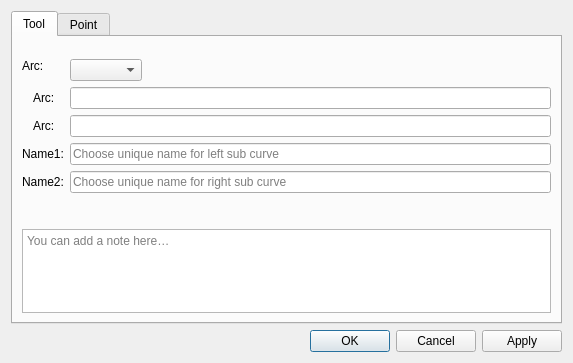
<?xml version="1.0" encoding="UTF-8"?>
<ui version="4.0">
 <class>DialogCutArc</class>
 <widget class="QDialog" name="DialogCutArc">
  <property name="geometry">
   <rect>
    <x>0</x>
    <y>0</y>
    <width>573</width>
    <height>363</height>
   </rect>
  </property>
  <property name="windowTitle">
   <string>Segment an arc</string>
  </property>
  <property name="windowIcon">
   <iconset resource="../../../vmisc/share/resources/icon.qrc">
    <normaloff>:/icon/64x64/icon64x64.png</normaloff>:/icon/64x64/icon64x64.png</iconset>
  </property>
  <layout class="QVBoxLayout" name="verticalLayout_2">
   <item>
    <widget class="QTabWidget" name="tabWidget">
     <property name="currentIndex">
      <number>0</number>
     </property>
     <widget class="QWidget" name="tab">
      <attribute name="title">
       <string>Tool</string>
      </attribute>
      <layout class="QVBoxLayout" name="verticalLayout">
       <item>
        <widget class="QWidget" name="formulaPlaceholder" native="true"/>
       </item>
       <item>
        <layout class="QHBoxLayout" name="formulaSeparatorLayout">
         <property name="leftMargin">
          <number>33</number>
         </property>
         <property name="rightMargin">
          <number>33</number>
         </property>
         <item>
          <widget class="QFrame" name="formulaSeparator">
           <property name="minimumSize">
            <size>
             <width>0</width>
             <height>1</height>
            </size>
           </property>
           <property name="maximumSize">
            <size>
             <width>16777215</width>
             <height>1</height>
            </size>
           </property>
          </widget>
         </item>
        </layout>
       </item>
       <item>
        <layout class="QFormLayout" name="formLayout">
         <property name="fieldGrowthPolicy">
          <enum>QFormLayout::FieldGrowthPolicy::ExpandingFieldsGrow</enum>
         </property>
         <item row="0" column="0">
          <widget class="QLabel" name="label_3">
           <property name="sizePolicy">
            <sizepolicy hsizetype="Fixed" vsizetype="Fixed">
             <horstretch>0</horstretch>
             <verstretch>0</verstretch>
            </sizepolicy>
           </property>
           <property name="text">
            <string>Arc:</string>
           </property>
          </widget>
         </item>
         <item row="0" column="1">
          <widget class="QComboBox" name="comboBoxArc"/>
         </item>
         <item row="1" column="0">
          <widget class="QWidget" name="widgetAlias1Label" native="true">
           <layout class="QHBoxLayout" name="horizontalLayoutAlias1">
            <property name="spacing"><number>4</number></property>
            <property name="leftMargin"><number>0</number></property>
            <property name="topMargin"><number>0</number></property>
            <property name="rightMargin"><number>0</number></property>
            <property name="bottomMargin"><number>0</number></property>
            <item>
             <widget class="QLabel" name="labelAlias1Dot">
              <property name="text"><string/></property>
             </widget>
            </item>
            <item>
             <widget class="QLabel" name="labelAlias1">
              <property name="text">
               <string>Arc:</string>
              </property>
             </widget>
            </item>
           </layout>
          </widget>
         </item>
         <item row="1" column="1">
          <widget class="QLineEdit" name="lineEditAlias1">
          </widget>
         </item>
         <item row="2" column="0">
          <widget class="QWidget" name="widgetAlias2Label" native="true">
           <layout class="QHBoxLayout" name="horizontalLayoutAlias2">
            <property name="spacing"><number>4</number></property>
            <property name="leftMargin"><number>0</number></property>
            <property name="topMargin"><number>0</number></property>
            <property name="rightMargin"><number>0</number></property>
            <property name="bottomMargin"><number>0</number></property>
            <item>
             <widget class="QLabel" name="labelAlias2Dot">
              <property name="text"><string/></property>
             </widget>
            </item>
            <item>
             <widget class="QLabel" name="labelAlias2">
              <property name="text">
               <string>Arc:</string>
              </property>
             </widget>
            </item>
           </layout>
          </widget>
         </item>
         <item row="2" column="1">
          <widget class="QLineEdit" name="lineEditAlias2">
          </widget>
         </item>
         <item row="3" column="0">
          <widget class="QLabel" name="labelName1">
           <property name="visible">
            <bool>false</bool>
           </property>
           <property name="text">
            <string>Name1:</string>
           </property>
          </widget>
         </item>
         <item row="4" column="0">
          <widget class="QLabel" name="labelName2">
           <property name="visible">
            <bool>false</bool>
           </property>
           <property name="text">
            <string>Name2:</string>
           </property>
          </widget>
         </item>
         <item row="3" column="1">
          <widget class="QLineEdit" name="lineEditName1">
           <property name="visible">
            <bool>false</bool>
           </property>
           <property name="placeholderText">
            <string>Choose unique name for left sub curve</string>
           </property>
          </widget>
         </item>
         <item row="4" column="1">
          <widget class="QLineEdit" name="lineEditName2">
           <property name="visible">
            <bool>false</bool>
           </property>
           <property name="placeholderText">
            <string>Choose unique name for right sub curve</string>
           </property>
          </widget>
         </item>
        </layout>
       </item>
       <item>
        <spacer name="verticalSpacer">
         <property name="orientation">
          <enum>Qt::Orientation::Vertical</enum>
         </property>
         <property name="sizeHint" stdset="0">
          <size>
           <width>20</width>
           <height>40</height>
          </size>
         </property>
        </spacer>
       </item>
       <item>
        <layout class="QHBoxLayout" name="notesSeparatorLayout">
         <property name="leftMargin"><number>33</number></property>
         <property name="rightMargin"><number>33</number></property>
         <item>
          <widget class="QFrame" name="notesSeparator">
           <property name="minimumSize"><size><width>0</width><height>1</height></size></property>
           <property name="maximumSize"><size><width>16777215</width><height>1</height></size></property>
          </widget>
         </item>
        </layout>
       </item>
       <item>
        <widget class="QPlainTextEdit" name="plainTextEditToolNotes">
         <property name="placeholderText"><string>You can add a note here…</string></property>
         <property name="maximumSize"><size><width>16777215</width><height>100</height></size></property>
        </widget>
       </item>
      </layout>
     </widget>
     <widget class="QWidget" name="tab_2">
      <attribute name="title">
       <string>Point</string>
      </attribute>
      <layout class="QFormLayout" name="formLayoutPoint">
       <property name="fieldGrowthPolicy">
        <enum>QFormLayout::ExpandingFieldsGrow</enum>
       </property>
       <item row="0" column="0">
        <widget class="QLabel" name="labelEditNamePoint">
         <property name="sizePolicy">
          <sizepolicy hsizetype="Fixed" vsizetype="Fixed">
           <horstretch>0</horstretch>
           <verstretch>0</verstretch>
          </sizepolicy>
         </property>
         <property name="text">
          <string>Point name:</string>
         </property>
        </widget>
       </item>
       <item row="0" column="1">
        <widget class="QLineEdit" name="lineEditNamePoint">
         <property name="toolTip">
          <string>Unique label</string>
         </property>
         <property name="placeholderText">
          <string>Choose unique label.</string>
         </property>
        </widget>
       </item>
      </layout>
     </widget>
    </widget>
   </item>
   <item>
    <widget class="QDialogButtonBox" name="buttonBox">
     <property name="orientation">
      <enum>Qt::Orientation::Horizontal</enum>
     </property>
     <property name="standardButtons">
      <set>QDialogButtonBox::StandardButton::Apply|QDialogButtonBox::StandardButton::Cancel|QDialogButtonBox::StandardButton::Ok</set>
     </property>
    </widget>
   </item>
  </layout>
 </widget>
 <customwidgets>
 </customwidgets>
 <tabstops>
  <tabstop>comboBoxArc</tabstop>
  <tabstop>lineEditNamePoint</tabstop>
  <tabstop>buttonBox</tabstop>
 </tabstops>
 <resources>
  <include location="../../../vmisc/share/resources/icon.qrc"/>
 </resources>
 <connections>
  <connection>
   <sender>buttonBox</sender>
   <signal>accepted()</signal>
   <receiver>DialogCutArc</receiver>
   <slot>accept()</slot>
   <hints>
    <hint type="sourcelabel">
     <x>248</x>
     <y>254</y>
    </hint>
    <hint type="destinationlabel">
     <x>157</x>
     <y>274</y>
    </hint>
   </hints>
  </connection>
  <connection>
   <sender>buttonBox</sender>
   <signal>rejected()</signal>
   <receiver>DialogCutArc</receiver>
   <slot>reject()</slot>
   <hints>
    <hint type="sourcelabel">
     <x>316</x>
     <y>260</y>
    </hint>
    <hint type="destinationlabel">
     <x>286</x>
     <y>274</y>
    </hint>
   </hints>
  </connection>
 </connections>
</ui>
